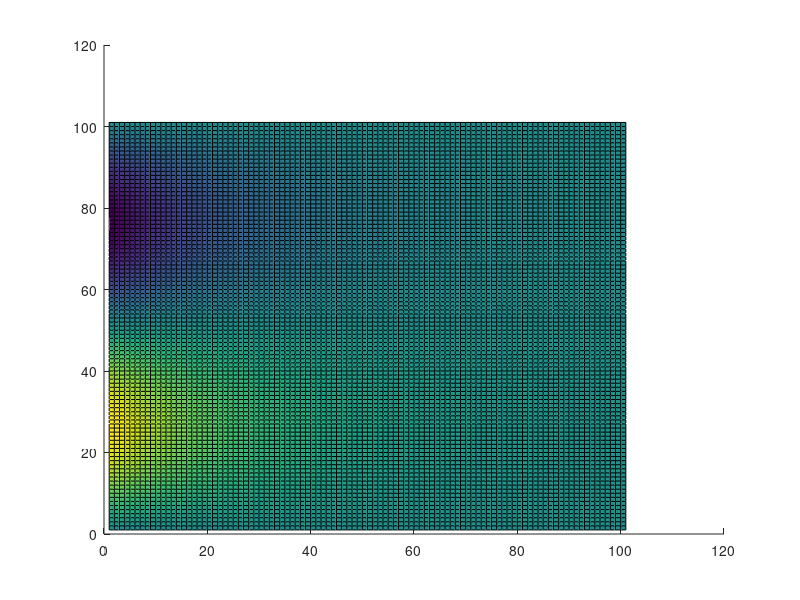

Source code (MATLAB):
% Kelton Busby
% AMATH 581 HW4

clear variables;

% set value of kappa
kappa=.1;

% set space and time discretization
dt = .05;
dx = .1;

tspan = 0:dt:1;
xspan = 0:dx:1;
n = length(tspan);
m = length(xspan);


% initial distribution
init_cond = @(x) sin(2*pi*x);

% define initial U
U_fe = transpose(init_cond(xspan));

r = kappa*dt/(dx^2);

e=ones(length(xspan),1);
A = spdiags([e -2*e e], -1:1, m, m);
A(1,10)=1;
A(end,2)=1;

U = zeros(length(xspan),length(tspan));

for i=1:length(tspan)
    U(:,i)=U_fe;
    U_fe = U_fe + r*A*U_fe;
end

%save the output of final time t=1 A1
A1 = U(:,end);
save A1.dat A1 -ascii


% backward Euler Method
% set space and time discretization
dt = .05;
dx = .1;
tspan = 0:dt:1;
xspan = 0:dx:1;
n = length(tspan);
m = length(xspan);
U_be = transpose(init_cond(xspan)); % define initial U

U = zeros(length(xspan),length(tspan));

for i=1:length(tspan)
    
    M = diag(diag(A)); % set predconditioner to diagonal of A
    b = ones(m,1); % set b to a column of ones length n
    x = U_be; % set initial guess
    k=1; % counter
    errVec = zeros(1,1000); % initialize array to hold errors
    resid = x - r*A*x - U_be; % residuals
    err = norm(resid); % compute the error from the residuals
    errVec(k)=err;
    z = M\resid; % solve for z
    
    while err > 1e-8
        x = x + z; % update x
        resid = x - r*A*x - U_be; % update residuals
        err = norm(resid); % update error
        z = M\resid; % update z
        k=k+1; % add 1 to the number of loops
        errVec(k)=err;
        if k > 1000
            break
        end
    end
    U(:,i)=U_be;
    U_be = x; % update U_be
end

% Save A2
A2 =U(:,end);
save A2.dat A2 -ascii


% backward Euler Method
% set space and time discretization
dt = .01;
dx = .01;

tspan = 0:dt:1;
xspan = 0:dx:1;
n = length(tspan);
m = length(xspan);

r = kappa*dt/(dx^2);

e=ones(length(xspan),1);
A = spdiags([e -2*e e], -1:1, m, m);
A(1,end-1)=1;
A(end,2)=1;

U_be = transpose(init_cond(xspan)); % define initial U

U = zeros(length(xspan),length(tspan));

A1 = eye(m)-r*A;
A2 = eye(m)+r*A;

for i=1:length(tspan)
    
    M = diag(diag(A)); % set predconditioner to diagonal of A
    x = A1\U_be; % set initial guess
    U(:,i)=U_be;
    U_be = x; % update U_be
end

% Save A2
A3 =U(:,end);
save A3.dat A3 -ascii

% Crank-Nicolson Method
% set space and time discretization
dt = .05;
dx = .1;
tspan = 0:dt:1;
xspan = 0:dx:1;
n = length(tspan);
m = length(xspan);

r = kappa*dt/(2*dx^2);

e=ones(length(xspan),1);
A = spdiags([e -2*e e], -1:1, m, m);
A(1,m-1)=1;
A(end,2)=1;
U_cn = transpose(init_cond(xspan)); % define initial U

U = zeros(length(xspan),length(tspan));

for i=1:length(tspan)
    
    M = diag(diag(A)); % set predconditioner to diagonal of A
    b = ones(m,1); % set b to a column of ones length n
    x = U_cn; % set initial guess
    k=1; % counter
    errVec = zeros(1,1000); % initialize array to hold errors
    resid = x - r*A*(x+U_cn) - U_cn; % residuals
    err = norm(resid); % compute the error from the residuals
    errVec(k)=err;
    z = M\resid; % solve for z
    
    while err > 1e-8
        x = x + z; % update x
        resid = x - r*A*(x+U_cn) - U_cn; % update residuals
        err = norm(resid); % update error
        z = M\resid; % update z
        k=k+1; % add 1 to the number of loops
        errVec(k)=err;
        if k > 1000
            break
        end
    end
    U(:,i)=U_cn;
    U_cn = x; % update U_cn
end

%Save A4
A4 = U(:,end);
save A4.dat A4 -ascii

%%
clear variables;
% Crank-Nicolson Method
% set space and time discretization
dt = .01;
dx = .01;
tspan = 0:dt:1;
xspan = 0:dx:1;
n = length(tspan);
m = length(xspan);
kappa=.1;

r = kappa*dt/(2*dx^2);

e=ones(length(xspan),1);
A = spdiags([e -2*e e], -1:1, m, m);
A(1,m-1)=1;
A(end,2)=1;

% initial distribution
init_cond = @(x) sin(2*pi*x);

U_cn = transpose(init_cond(xspan)); % define initial U

U = zeros(length(xspan),length(tspan));

A1 = eye(m)-r*A;
A2 = eye(m)+r*A;

for i=1:length(tspan)
    
    M = diag(diag(A)); % set predconditioner to diagonal of A
    x = A1\(A2*U_cn); % set initial guess
    U(:,i)=U_cn;
    U_cn = x; % update U_cn
end

z_vec = U(:);
x_vec = transpose(repmat(xspan,1,length(xspan)));
y_vec = transpose(repmat(tspan,1,length(tspan)));
surface(U);


% Save A5
A5 = U(:,end);
save A5.dat A5 -ascii

